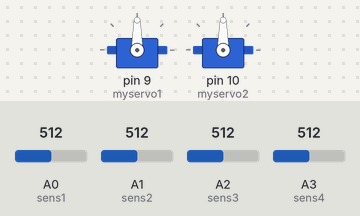
Bench run of a sketch on a simulated Arduino Uno, built with avr-gcc and run on an emulated ATmega328P. Shown: 2 × servo. The inputs (shaded band) are chosen by the test bench; at power-on: A0 (sens1) = 512, A2 (sens3) = 512, A1 (sens2) = 512, A3 (sens4) = 512.

Above: at 3.2 s.
3.3 s: A0 (sens1) set to 538
At 4.07 s:
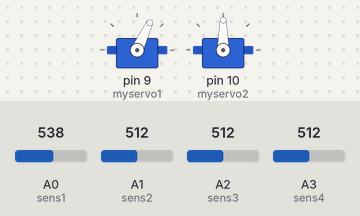
6.3 s: A2 (sens3) set to 540
At 9.2 s:
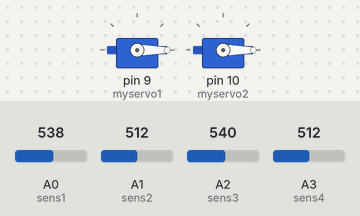
9.3 s: A1 (sens2) set to 538
10.8 s: A1 (sens2) set to 557
At 11.57 s:
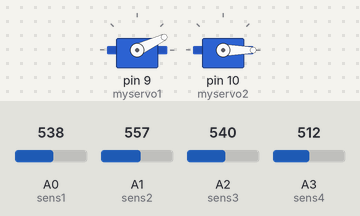
13.8 s: A3 (sens4) set to 716
At 14.01 s:
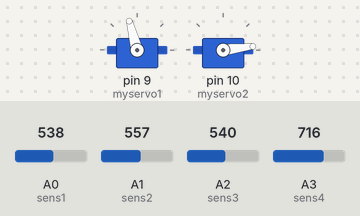
16.8 s: A0 (sens1) set to 716
At 22.8 s:
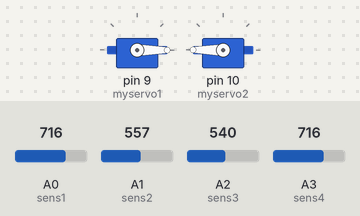
Timing chart, 0 to 23.0 s (numbered marks = the images above; inputs shaded):
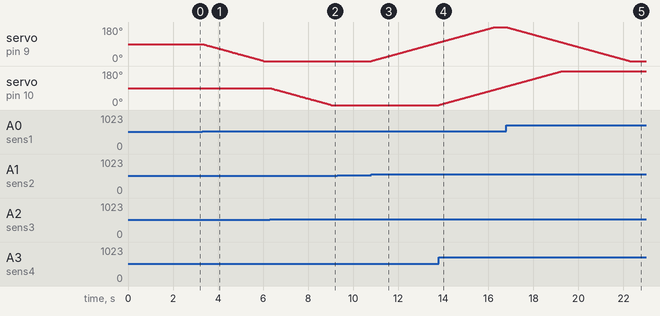

The sketch:

sketch_may09a.ino
```cpp
#include <Servo.h>
Servo myservo1;
Servo myservo2;
int pos1= 90; // initial position servo 1
int pos2= 90; //intial posioton servo 2
int sens1 = A0; // LRD 1 pin
int sens2 = A1; //LDR 2 pin
int sens3 = A2; //lLDR3 pin
int sens4 = A3; //ldr4 pin
int tolerance = 10;
void setup()
{
 myservo1.attach(9); // attaches the servo on pin 9 to the servo object
  myservo2.attach(10);
   pinMode(sens1, INPUT);
    pinMode(sens2, INPUT);
     pinMode(sens3, INPUT);
      pinMode(sens4, INPUT);
       myservo1.write(pos1);
        myservo2.write(pos2);
         delay(2000); // a 2 seconds delay while we position the solar panel
         }
         void loop()
         {
          int val1 = analogRead(sens1); // read the value of sensor 1
           int val2 = analogRead(sens2); // read the value of sensor 2
            int val3 = analogRead(sens3); // read the value of sensor 3
             int val4 = analogRead(sens4); // read the value of sensor 4
             if((abs(val1 - val2) <= tolerance) || (abs(val2 - val1) <= tolerance))
              {
                }
                else {
                if(val1 > val2)
                 {
                  pos1 = --pos1;
                   }
                    if(val1 < val2)
                     {
                      pos1= ++pos1;
                       }
                        }
                         if(pos1 > 180)
                          {
                           pos1 = 180;
                            } // reset to 180 if it goes higher
                             if(pos1 < 0)
                              {
                                pos1 = 0;
                                  } // reset to 0 if it goes lower
                                  if((abs(val3 - val4) <= tolerance) || (abs(val4 - val3) <= tolerance))
                                   {
                                    }
                                      else {
                                       if(val3 > val4)
                                        {
                                         pos2 = --pos2;
                                          }
                                           if(val3 < val4)
                                            {
                                             pos2 = ++pos2;
                                              }
                                                }
                                                if(pos2 > 180) { pos2 = 180; } // reset to 180 if it goes higher
                                                 if(pos2 < 0) { pos2 = 0; } // reset to 0 if it goes lower
                                                  myservo1.write(pos1); // write the position1 to servo1
                                                  myservo2.write(pos2); //write the position2 to servo2
                                                    delay(30);
         }
```

Measured:
- the behaviour switches between 522 and 523 on A0 (sens1) (found by bisection; images 0 and 1)
- the behaviour switches between 522 and 523 on A2 (sens3) (found by bisection; images 1 and 2)
- the behaviour switches between 548 and 549 on A1 (sens2) (found by bisection; images 2 and 3)
- after the input at 3.3 s, servo on pin 9 (myservo1): moves from 90° to 0° over 2.7 s, starting at once
- after the input at 6.3 s, servo on pin 10 (myservo2): moves from 90° to 0° over 2.7 s, starting at once
- after the input at 9.3 s, every drawn part: stays the same
- after the input at 10.8 s, servo on pin 9 (myservo1): moves from 0° to 98° over 3.0 s, starting at once
- after the input at 13.8 s, servo on pin 10 (myservo2): moves from 0° to 98° over 3.0 s, starting at once
- after the input at 16.8 s, servo on pin 9 (myservo1): moves from 180° to 0° over 5.5 s, starting at once
